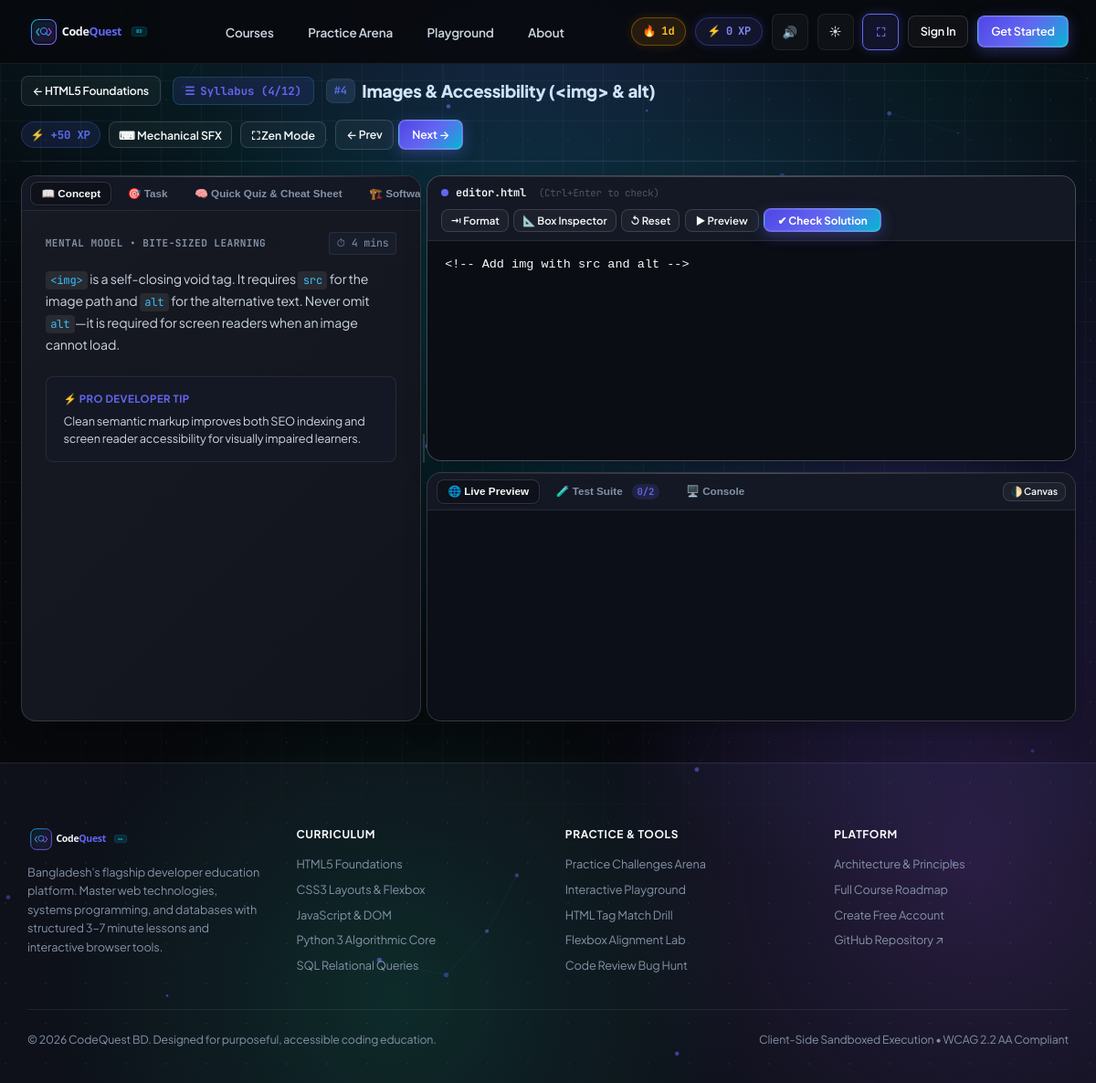
/learn/html-core/images-and-alt/, run on an earlier commit of the app's database.
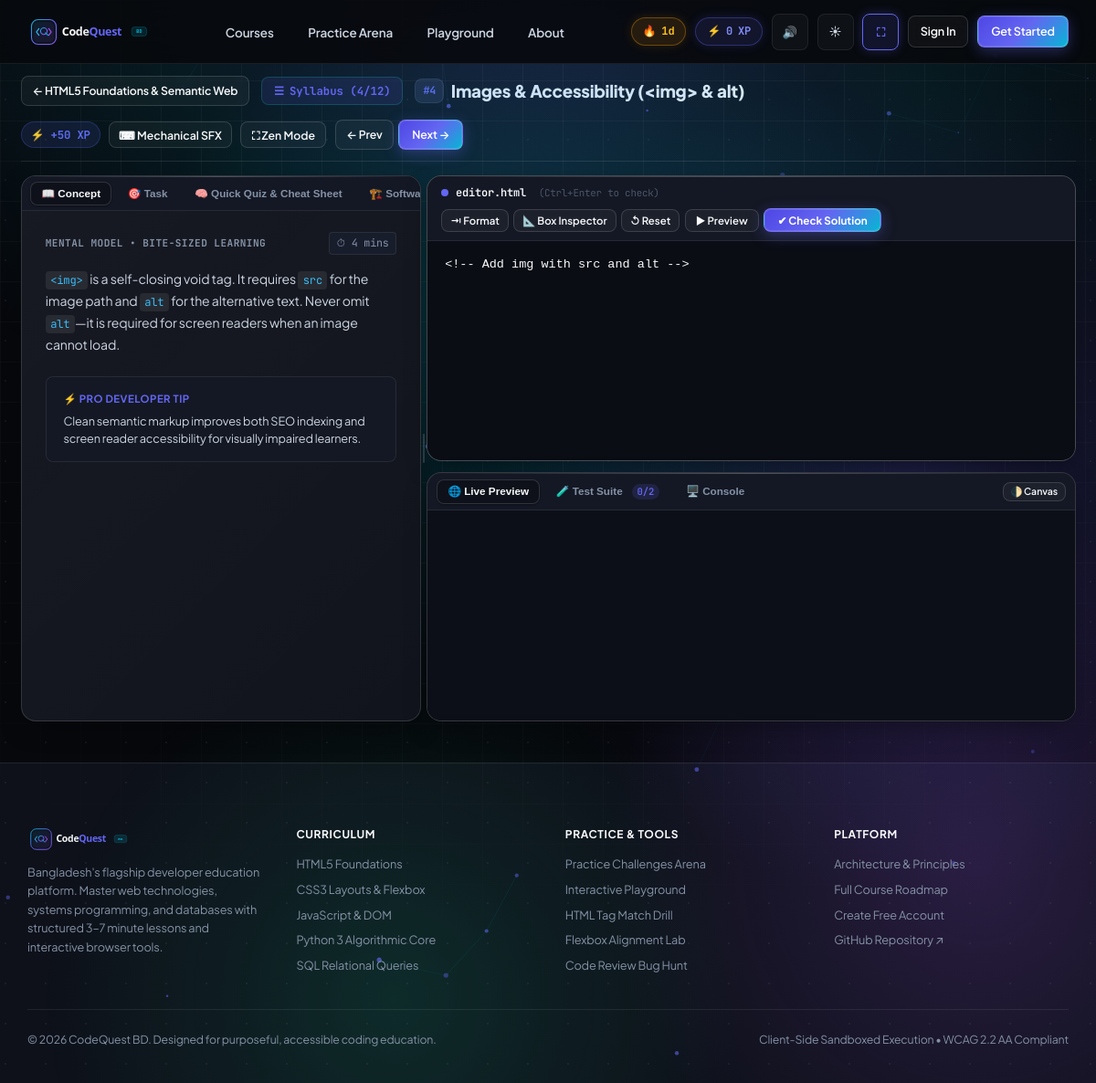
And on a later commit of the database.
### learn/models.py (models this page shows, shortened)
class Course(models.Model):
    language = models.ForeignKey(Language, on_delete=models.CASCADE, related_name="courses")
    title = models.CharField(max_length=160)
    slug = models.SlugField(max_length=160, unique=True)
    description = models.TextField()
    level = models.CharField(max_length=40, default="Beginner")
    order = models.PositiveIntegerField(default=0)
    xp_reward = models.PositiveIntegerField(default=200)
    class Meta:
        ordering = ["order", "id"]

class Language(models.Model):
    name = models.CharField(max_length=80, unique=True)
    slug = models.SlugField(max_length=80, unique=True)
    short_code = models.CharField(max_length=16, default="CODE")
    category = models.CharField(max_length=80, default="Core Foundations")
    summary = models.CharField(max_length=240)
    icon_svg = models.TextField(blank=True, default="")
    order = models.PositiveIntegerField(default=0)
    is_active = models.BooleanField(default=True)
    class Meta:
        ordering = ["order", "name"]

### learn/views.py (the view, shortened to what this page needs)
# urls.py: path("learn/<slug:course_slug>/<slug:lesson_slug>/", views.lesson_detail, name="lesson_detail"),
def lesson_detail(request, course_slug, lesson_slug):
    course = Course.objects.select_related("language").filter(slug=course_slug).first()
    if not course:
        clean_c = course_slug.replace("-foundations", "").replace("-basics", "").replace("-core", "")
        course = Course.objects.select_related("language").filter(slug__icontains=clean_c).first()
    if not course:
        return redirect("catalogue")
    lesson = Lesson.objects.select_related("course").filter(course=course, slug=lesson_slug).first()
    all_lessons = list(course.lessons.all())
    curr_idx = -1
    for idx, l in enumerate(all_lessons):
        if l.id == lesson.id:
            curr_idx = idx
            break
    prev_lesson = all_lessons[curr_idx - 1] if curr_idx > 0 else None
    next_lesson = all_lessons[curr_idx + 1] if curr_idx < len(all_lessons) - 1 else None
    completed_ids = set()
    return render(
        request,
        "learn/lesson_detail.html",
        {
            "course": course,
            "lesson": lesson,
            "prev_lesson": prev_lesson,
            "next_lesson": next_lesson,
            "all_lessons": all_lessons,
            "completed_ids": completed_ids,
            "tests_json_str": json.dumps(lesson.tests_json or []),
            "hints_json_str": json.dumps(lesson.hints_json or []),
        },
    )

### learn/context_processors.py (called while the page is built, shortened)
def global_stats(request):
    xp = 0
    streak = 1
    completed_ids = []
    return {
        "ADMIN_URL": getattr(settings, "ADMIN_URL", "hidden-core-cms"),
        "user_xp": xp,
        "user_streak": streak,
        "completed_lesson_ids": completed_ids,
        "nav_languages": Language.objects.filter(is_active=True).prefetch_related("courses")[:6],
    }

### learn/templatetags/learn_extras.py (called while the page is built)
@register.filter(name="render_md")
def render_md(text):
    if not text:
        return ""
    if md_lib:
        try:
            html = md_lib.markdown(
                text,
                extensions=["fenced_code", "tables", "codehilite", "nl2br"],
            )
            return mark_safe(html)
        except Exception:
            pass
    return mark_safe(text)

### templates/learn/lesson_detail.html (shortened to what the changed rows need)
{% extends "base.html" %}
{% load static %}
{% load learn_extras %}
{% block extra_head %}
<link rel="stylesheet" href="https://cdnjs.cloudflare.com/ajax/libs/codemirror/5.65.16/codemirror.min.css" />
<link rel="stylesheet" href="https://cdnjs.cloudflare.com/ajax/libs/codemirror/5.65.16/theme/dracula.min.css" />
{% endblock %}
{% block content %}
<div class="cq-learning-shell">
  <div style="display: flex; flex-wrap: wrap; justify-content: space-between; align-items: center; gap: 1rem; margin-bottom: 1rem; padding-bottom: 0.85rem; border-bottom: 1px solid var(--border-subtle);">
    <div style="display: flex; align-items: center; gap: 0.85rem; flex-wrap: wrap;">
      <a href="{% url 'course_detail' course.slug %}" class="btn btn-ghost" style="padding: 0.4rem 0.8rem; font-size: 0.82rem;">
        &larr; {{ course.title }}
      </a>
      <button id="syllabusDrawerBtn" class="btn btn-ghost" style="padding: 0.4rem 0.85rem; font-size: 0.82rem; font-family: var(--font-mono); font-weight: 700; color: var(--accent); background: var(--accent-subtle); border: 1px solid rgba(20, 184, 166, 0.25); display: inline-flex; align-items: center; gap: 0.4rem;" title="View Course Syllabus & Jump to Lessons">
        <span>☰</span> <span>Syllabus ({{ lesson.order }}/{{ all_lessons|length|default:course.lessons.count }})</span>
      </button>
      <div style="display: flex; align-items: center; gap: 0.5rem;">
        <span style="font-family: var(--font-mono); font-size: 0.78rem; font-weight: 700; background: var(--bg-panel); border: 1px solid var(--border-subtle); padding: 0.2rem 0.55rem; border-radius: var(--radius-sm); color: var(--accent);">
        </span>
        <h1 style="font-size: 1.25rem; font-weight: 800; color: var(--text-primary); margin: 0; letter-spacing: -0.015em;">
          {{ lesson.title }}
        </h1>
      </div>
    </div>
  </div>
  <div id="lessonStudioRoot" class="lesson-studio-root">
    <div id="workspaceContainer" class="zen-workspace-body" style="display: flex; gap: 0; align-items: stretch; position: relative;">
    <div id="panelEditorWrapper" style="flex: 1; min-width: 360px; display: flex; flex-direction: column; gap: 0.85rem;">
      <div id="panelCodeEditor" class="cq-card" style="padding: 0; overflow: hidden; display: flex; flex-direction: column; border: 1px solid var(--border-strong);">
        <div style="display: flex; flex-wrap: wrap; justify-content: space-between; align-items: center; padding: 0.55rem 1rem; background: var(--bg-surface-elevated); border-bottom: 1px solid var(--border-subtle); gap: 0.5rem;">
          <div style="display: flex; align-items: center; gap: 0.5rem; font-size: 0.8rem; font-family: var(--font-mono); color: var(--text-muted);">
            <span style="display: inline-block; width: 8px; height: 8px; border-radius: 50%; background: var(--accent);"></span>
            <span style="font-weight: 600; color: var(--text-primary);">editor.{{ course.language.slug|default:'html' }}</span>
            <span style="font-size: 0.72rem; color: var(--text-dim); margin-left: 0.4rem;">(Ctrl+Enter to check)</span>
          </div>
        </div>
      </div>
    </div>
  </div>
  </div>
</div>
{% endblock %}

What changed in the data, as far as the page shows it:
changed Course "html": title "HTML5 Foundations" → "HTML5 Foundations & Semantic Web"
